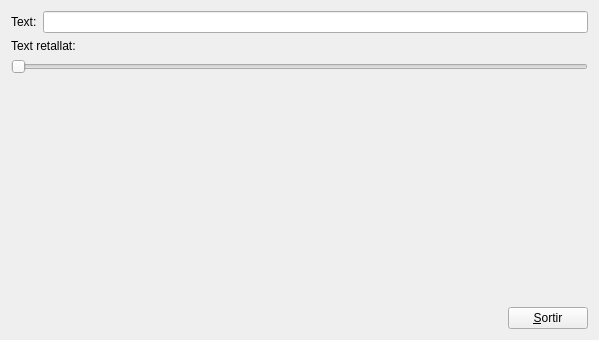
<?xml version="1.0" encoding="UTF-8"?>
<ui version="4.0">
 <class>MyForm</class>
 <widget class="QWidget" name="MyForm">
  <property name="geometry">
   <rect>
    <x>0</x>
    <y>0</y>
    <width>599</width>
    <height>340</height>
   </rect>
  </property>
  <property name="windowTitle">
   <string>Form</string>
  </property>
  <layout class="QVBoxLayout" name="verticalLayout_4">
   <item>
    <layout class="QVBoxLayout" name="verticalLayout_3">
     <item>
      <layout class="QVBoxLayout" name="verticalLayout_2">
       <item>
        <layout class="QHBoxLayout" name="horizontalLayout">
         <item>
          <widget class="QLabel" name="label">
           <property name="text">
            <string>Text:</string>
           </property>
          </widget>
         </item>
         <item>
          <widget class="QLineEdit" name="lineEdit"/>
         </item>
        </layout>
       </item>
       <item>
        <layout class="QHBoxLayout" name="horizontalLayout_2">
         <item>
          <widget class="QLabel" name="label_2">
           <property name="text">
            <string>Text retallat:</string>
           </property>
          </widget>
         </item>
         <item>
          <widget class="MyLabel" name="label_3">
           <property name="text">
            <string/>
           </property>
          </widget>
         </item>
        </layout>
       </item>
      </layout>
     </item>
     <item>
      <widget class="QSlider" name="horizontalSlider">
       <property name="maximum">
        <number>99</number>
       </property>
       <property name="orientation">
        <enum>Qt::Horizontal</enum>
       </property>
      </widget>
     </item>
    </layout>
   </item>
   <item>
    <layout class="QHBoxLayout" name="horizontalLayout_3">
     <item>
      <spacer name="horizontalSpacer">
       <property name="orientation">
        <enum>Qt::Horizontal</enum>
       </property>
       <property name="sizeHint" stdset="0">
        <size>
         <width>40</width>
         <height>20</height>
        </size>
       </property>
      </spacer>
     </item>
     <item>
      <layout class="QVBoxLayout" name="verticalLayout">
       <item>
        <spacer name="verticalSpacer">
         <property name="orientation">
          <enum>Qt::Vertical</enum>
         </property>
         <property name="sizeHint" stdset="0">
          <size>
           <width>20</width>
           <height>40</height>
          </size>
         </property>
        </spacer>
       </item>
       <item>
        <widget class="QPushButton" name="pushButton">
         <property name="text">
          <string>&amp;Sortir</string>
         </property>
        </widget>
       </item>
      </layout>
     </item>
    </layout>
   </item>
  </layout>
 </widget>
 <customwidgets>
  <customwidget>
   <class>MyLabel</class>
   <extends>QLabel</extends>
   <header>MyLabel.h</header>
   <slots>
    <slot>truncarLabel(int)</slot>
    <slot>Text(QString)</slot>
   </slots>
  </customwidget>
 </customwidgets>
 <resources/>
 <connections>
  <connection>
   <sender>pushButton</sender>
   <signal>clicked()</signal>
   <receiver>MyForm</receiver>
   <slot>close()</slot>
   <hints>
    <hint type="sourcelabel">
     <x>556</x>
     <y>305</y>
    </hint>
    <hint type="destinationlabel">
     <x>406</x>
     <y>78</y>
    </hint>
   </hints>
  </connection>
  <connection>
   <sender>lineEdit</sender>
   <signal>textChanged(QString)</signal>
   <receiver>label_3</receiver>
   <slot>setText(QString)</slot>
   <hints>
    <hint type="sourcelabel">
     <x>107</x>
     <y>19</y>
    </hint>
    <hint type="destinationlabel">
     <x>320</x>
     <y>56</y>
    </hint>
   </hints>
  </connection>
  <connection>
   <sender>horizontalSlider</sender>
   <signal>valueChanged(int)</signal>
   <receiver>label_3</receiver>
   <slot>truncarLabel(int)</slot>
   <hints>
    <hint type="sourcelabel">
     <x>69</x>
     <y>82</y>
    </hint>
    <hint type="destinationlabel">
     <x>320</x>
     <y>58</y>
    </hint>
   </hints>
  </connection>
  <connection>
   <sender>lineEdit</sender>
   <signal>textChanged(QString)</signal>
   <receiver>label_3</receiver>
   <slot>Text(QString)</slot>
   <hints>
    <hint type="sourcelabel">
     <x>405</x>
     <y>17</y>
    </hint>
    <hint type="destinationlabel">
     <x>415</x>
     <y>49</y>
    </hint>
   </hints>
  </connection>
 </connections>
</ui>
